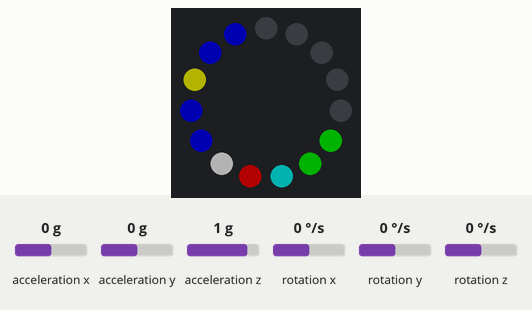
Simulated run of this sketch. Board: ESP32. On the bench: 15 RGB LEDs in a ring, first at the top, clockwise. Inputs (shaded band) come from the test bench; at power-on: acceleration x 0 g, acceleration z 1 g, rotation x 0 °/s, acceleration y 0 g, rotation y 0 °/s, rotation z 0 °/s. Dim RGB values are drawn brighter than linear; colours are those a GRB WS2812 strip shows for the declared byte order; what the sketch prints to the serial monitor is not drawn.

Above: at 1.7 s.
1.8 s: acceleration x set to -1.4 g
At 2.4 s:
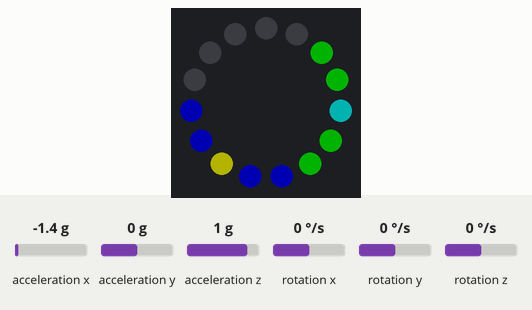
3.3 s: acceleration z set to -1.4 g
At 4.2 s:
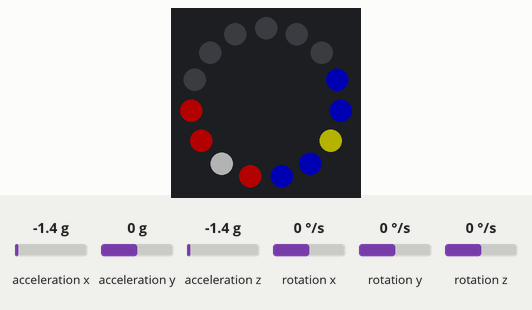
4.8 s: rotation x set to 192 °/s
7.8 s: acceleration z set to 1.4 g
At 10.1 s:
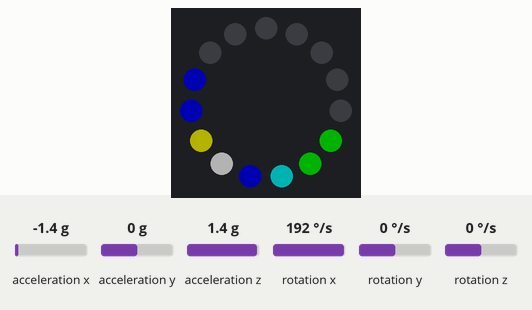
10.4 s: acceleration y set to -1.4 g
At 10.9 s:
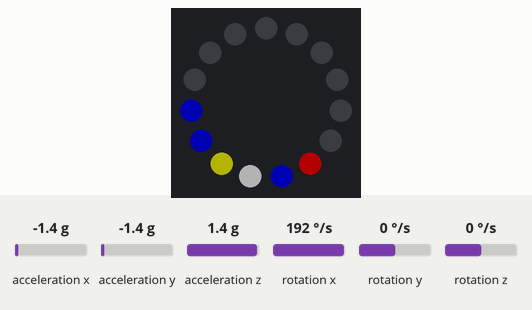
11.9 s: acceleration z set to 0.8 g
At 26.6 s:
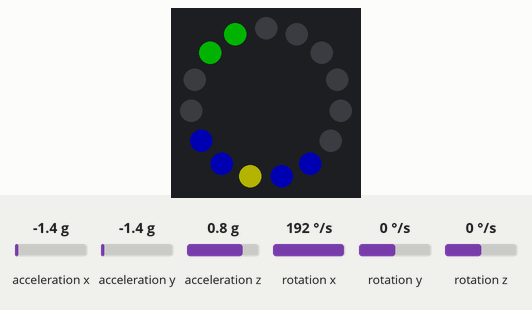
Timing chart, 0 to 28.1 s (numbered marks = the images above; inputs shaded):
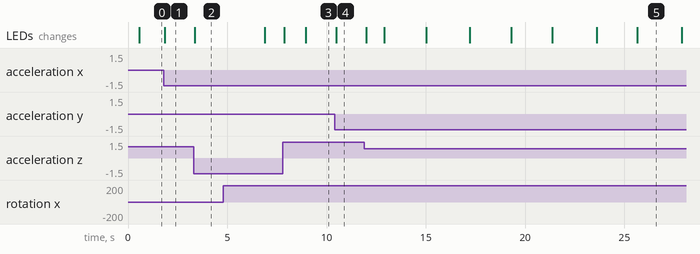

The sketch:

midi_gyro_oop.ino
```cpp
//internal classes
#include"ring.h"

#include"gyro_cont.h"

#include "config.h"


uint8_t velocity = 100;                 //velocity of MIDI notes, must be between 0 and 127


#include <Wire.h>

ring leds ;
gyro_cont gyro ;


void setup() {
  Wire.begin(0,4);
  gyro.setup();
  leds.setup(NUM_LEDS,BRIGHTNESS);


  //Set MIDI baud rate:
  Serial.begin(115200);
  delay(500);

}

void loop() {
 gyro.loop();
 leds.loop(gyro.get_x(),gyro.get_y(),gyro.get_z());
 MIDIControlChange_gyro(controlChange, 14,gyro.get_x());//turn note on
 MIDIControlChange_gyro(controlChange, 15,gyro.get_y());//turn note on
 MIDIControlChange_gyro(controlChange, 16,gyro.get_z());//turn note on
 }

//send MIDI Control messages
void MIDIControlChange_gyro(int command, int data1, int data2) {
  uint8_t datacaml=mapCalibrate(data2, -90, 90, 0.0, 127.0,0.0);

  Serial.write(command);//send command byte
  Serial.write(data1);//send data byte #1
  Serial.write(datacaml);//send data byte #2
}
void MIDImessage(int command, int data1, int data2) {

  Serial.write(command);//send command byte
  Serial.write(data1);//send data byte #1
  Serial.write(data2);//send data byte #2
}
void MIDIaftertouch(int command, int data1, int data2) {
  Serial.write(command);//send aftetouch_command
  Serial.write(data1);//send pitch data
  Serial.write(data2);//send velocity data

}
void SystemExclusive(int systemStartbit,int ManifacturerID ,int data1,int data2,int data3,int SystemENDbit){
  Serial.write(systemStartbit);//send aftetouch_command

}

bool MIDIclock() {
  String Serial_valeus= (String)Serial.read() ;
    if(Serial_valeus==(String)timing_clock){
      return true;
    }else{
      return false;
    }
}

//math librray
float mapCalibrate( float Input,float H_in, float L_in,float H_out, float L_out,  float Calib){

 return  L_out +  ((Input - L_in) /(H_in - L_in)) * (H_out - L_out) + 0;
}
```

gyro_cont.cpp
```cpp
 #include "gyro_cont.h"
gyro_cont::gyro_cont(){

  }
void gyro_cont::debug(){
     // print result
  //Serial.print(i);   Serial.print("\t");
  //Serial.print(timePrev);   Serial.print("\t");
  //Serial.print(time);   Serial.print("\t");
  //Serial.print(timeStep, 5);   Serial.print("\t\t");
  //Serial.print(ax);   Serial.print("\t");
  //Serial.print(ay);   Serial.print("\t");
  //Serial.print(az);   Serial.print("\t\t");
  //Serial.print(gx);   Serial.print("\t");
  //Serial.print(gy);   Serial.print("\t");
  //Serial.print(gz);   Serial.print("\t\t");
  //**Serial.print(arx);   Serial.print("\t");
  //Serial.print(ary);   Serial.print("\t");
  //Serial.print(arz);   Serial.print("\t\t");
  //Serial.print(grx);   Serial.print("\t");
  //Serial.print(gry);   Serial.print("\t");
  //Serial.print(grz);   Serial.print("\t\t");
  Serial.print(rx);   Serial.print("\t");
  Serial.print(ry);   Serial.print("\t");
  Serial.println(rz);
  }
```

gyro_cont.h
```cpp
//gyro includes

#include "I2Cdev.h"
#include "MPU6050.h"

class gyro_cont{
  MPU6050 accelgyro;
  private :

            int16_t ax, ay, az, gx, gy, gz;
            double timeStep, time, timePrev;
            double arx, ary, arz, grx, gry, grz, gsx, gsy, gsz, rx, ry, rz;

  public :
            int i;
            double gyroScale = 131;


            gyro_cont();
            void setup(){
               //time
                  time = millis();
                  i = 0;

                  accelgyro.initialize();
                    // verify connection
                //DigiKeyboard.println("Testing device connections...");
                //DigiKeyboard.println(accelgyro.testConnection() ? "MPU6050 connection successful" : "MPU6050 connection failed");

                // use the code below to change accel/gyro offset values
                /*
                Serial.println("Updating internal sensor offsets...");
                // -76  -2359 1688  0 0 0
                Serial.print(accelgyro.getXAccelOffset()); Serial.print("\t"); // -76
                Serial.print(accelgyro.getYAccelOffset()); Serial.print("\t"); // -2359
                Serial.print(accelgyro.getZAccelOffset()); Serial.print("\t"); // 1688
                Serial.print(accelgyro.getXGyroOffset()); Serial.print("\t"); // 0
                Serial.print(accelgyro.getYGyroOffset()); Serial.print("\t"); // 0
                Serial.print(accelgyro.getZGyroOffset()); Serial.print("\t"); // 0
                Serial.print("\n");
                accelgyro.setXGyroOffset(220);
                accelgyro.setYGyroOffset(76);
                accelgyro.setZGyroOffset(-85);
                Serial.print(accelgyro.getXAccelOffset()); Serial.print("\t"); // -76
                Serial.print(accelgyro.getYAccelOffset()); Serial.print("\t"); // -2359
                Serial.print(accelgyro.getZAccelOffset()); Serial.print("\t"); // 1688
                Serial.print(accelgyro.getXGyroOffset()); Serial.print("\t"); // 0
                Serial.print(accelgyro.getYGyroOffset()); Serial.print("\t"); // 0
                Serial.print(accelgyro.getZGyroOffset()); Serial.print("\t"); // 0
                Serial.print("\n");
                */
                accelgyro.setXGyroOffset(45);
                accelgyro.setYGyroOffset(-10);
                accelgyro.setZGyroOffset(10);
            }
            void loop(){

            timePrev = time;
            time = millis();
            timeStep = (time - timePrev) / 1000; // time-step in s

            // collect readings
            accelgyro.getMotion6(&ax, &ay, &az, &gx, &gy, &gz);

            // apply gyro scale from datasheet
            gsx = gx/gyroScale;
            gsy = gy/gyroScale;
            gsz = gz/gyroScale;

            // calculate accelerometer angles
            arx = (180/3.141592) * atan(ax / sqrt(sq(ay) + sq(az)));
            ary = (180/3.141592) * atan(ay / sqrt(sq(ax) + sq(az)));
            arz = (180/3.141592) * atan(az /sqrt(sq(ay) + sq(ax)));

            // set initial values equal to accel values
            if (i == 1) {
              grx = arx;
              gry = ary;
              grz = arz;
            }
            // integrate to find the gyro angle
            else{
              grx = grx + (timeStep * gsx);
              gry = gry + (timeStep * gsy);
              grz = grz + (timeStep * gsz);
            }

            // apply filter
            rx = (0.9 * arx) + (0.04 * grx);
            ry = (0.9 * ary) + (0.04 * gry);
            rz = (0.9 * arz) + (0.04 * grz);

            i = i + 1;
            delay(50);
            //debug();

            }

            int get_x(){
              return rx;
            }
            int get_y(){
              return ry;
            }
            int get_z(){
              return rz;
            }
            void debug();
};
```

ring.cpp
```cpp
#include"ring.h"
ring::ring(){

}
void ring::setup(uint8_t numleds,uint8_t brightness){
    NUM_LEDS = numleds;
   FastLED.addLeds<WS2812,12>(leds,numleds);
   FastLED.setBrightness(brightness);
  }
void ring::loop(int x ,int y ,int z ){
     animation(x,y,z);
  }
void ring::animation(int x,int y,int z){
    int pos,pos2,pos3;
  //leds[pos+] = CRGB(50,50,100);
  //leds[pos+] = CRGB(50,50,100);
  pos=map(x,-90,90,2,NUM_LEDS -2);
  pos2=map(y,-190,90,2,NUM_LEDS -2);
  pos3=map(z,-90,90,2,NUM_LEDS -2);
  leds[pos-2] = CRGB(255,0,0);
  leds[pos-1] = CRGB(255,0,0);
  leds[pos] = CRGB(255,0,250);
  leds[pos+1] = CRGB(255,0,0);
  leds[pos+2] = CRGB(255,0,0);

  leds[pos2-2] = CRGB(0,255,0);
  leds[pos2-1] = CRGB(0,255,0);

  leds[pos2+1] = CRGB(0,255,0);
  leds[pos2+2] = CRGB(0,255,0);

  leds[pos3-2] = CRGB(0,0,255);
  leds[pos3-1] = CRGB(0,0,255);


  leds[pos3+1] = CRGB(0,0,255);
  leds[pos3+2] = CRGB(0,0,255);


  leds[pos] = CRGB(255,0,250);
   leds[pos2] = CRGB(255,255,255);
  leds[pos3] = CRGB(255,255,0);
  //leds[pos-1] = CRGB(50,50,100);
  FastLED.show();
  FastLED.clear();

  }
```

ring.h
```cpp
//led includes
#include <FastLED.h>

class ring{
  //max leds array is set to 25 by default
   CRGBArray<25> leds;

  public :
  int NUM_LEDS ;
  ring();

  void setup(uint8_t numleds,uint8_t brightness);
  void loop(int x ,int y ,int z );
  void animation(int x,int y,int z);
};
```

config.h
```cpp
/* omni mode */
#define noteOFF  128                    //128 = 10000000 in binary, note off command
#define noteON  144                     //144 = 10010000 in binary, note on command
/*mono mode*/

#define afterTouch 160                  //aftertouch  10100000
#define controlChange 176        //Bn continuous controller 10110000
#define patchChange 192                 //patch change 11000000
#define channelAftertouch 208             // Channel pressure 11010000
#define pitchBend 224                   // Pitch bend 11100000

/************* System messages *******************/

/*System exclusive */

#define system_exclusive_start 240     // F0 status F0 Data 1 : manif ID Data 2 : Data
#define system_exlusive_end 247        // F7 -
/*system Common */

#define quarter_frame 241               //F1  qharterframe(MTC) F1 data  -
#define song_pointer 242                // F2 LSbyte MSbyte
#define song_select  243                // F3 Song Number  -
#define tune_request 246                // F6 -   -

/* System Real-time */
#define timing_clock 248               //input Timing clock value F8
#define rt_start                       //FA
#define rt_continue                    //FB
#define rt_stop                        //FC
#define rt_active_sensing              //FE
#define reset                          //FF

/*************System messages end **********/

/*********Control change (2)************/

#define bankSelect 0
#define modulationWheel 1
#define breathController 2
#define Undif_1 3
#define footController 4
#define protamentoTime 5
#define dataEntrySlider 6
#define mainVolume 7
#define balance 8
#define undif_2 9
#define pan 10
#define expressionController 11
#define effectControl_1 12
#define effectControl_2 13
#define undif_3 14
#define undif_4 15

/*********Control change (3)************/

#define sustainPedal 64
#define portamento_ON_OFF 65
#define sostenutoPedal
#define softPedal
#define legatoFootswitch
#define hold_2
#define soundcontrollers_46_4f
#define general_c_5_8
#define portamentoControl 84
#define dataIncrement
#define dataDecrement
#define NRPC_LSbyte_non_reg_param_cont
#define NRPC_MSbyte
#define RPC_LSbyte_reg_param_cont
#define RPC_MSbyte

/*****************************/
#define LED_PIN 12
#define NUM_LEDS 15
#define BRIGHTNESS 60
```

Measured:
- after the input at 1.8 s, the LEDs: change after 0.06 s (image 1)
- after the input at 3.3 s, the LEDs: change after 0.07 s (image 2)
- after the input at 7.8 s, the LEDs: first change after 0.07 s (image 3 shows a later state)
- after the input at 10.4 s, the LEDs: change after 0.08 s (image 4)
- after the input at 11.9 s, the LEDs: first change after 0.09 s (image 5 shows a later state)
